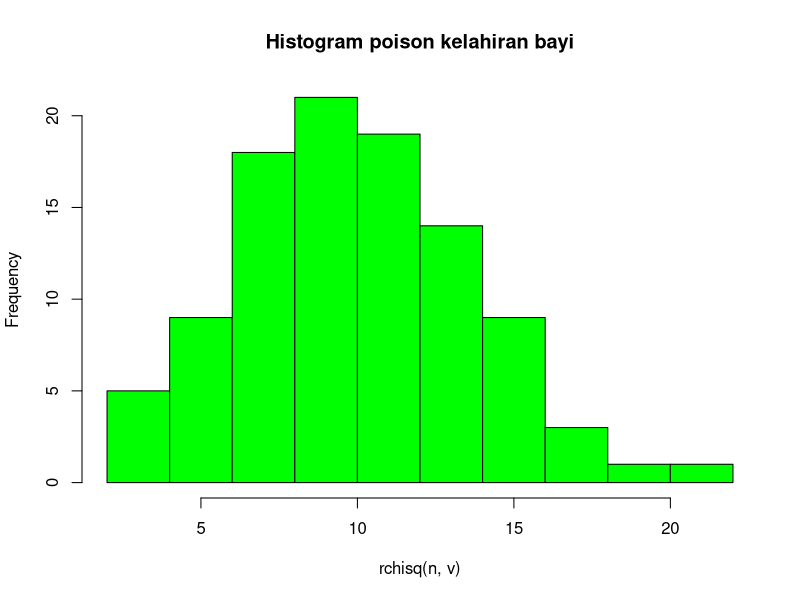

The R script that drew this image:
#4
x=2
v=10
dchisq(x, v, ncp = 0, log = FALSE)
#B
n=100
set.seed(1)
hist(rchisq(n,v),
     main="Histogram poison kelahiran bayi",
     col="green",)
#C
miu = v
miu

varians = 2*v
varians
